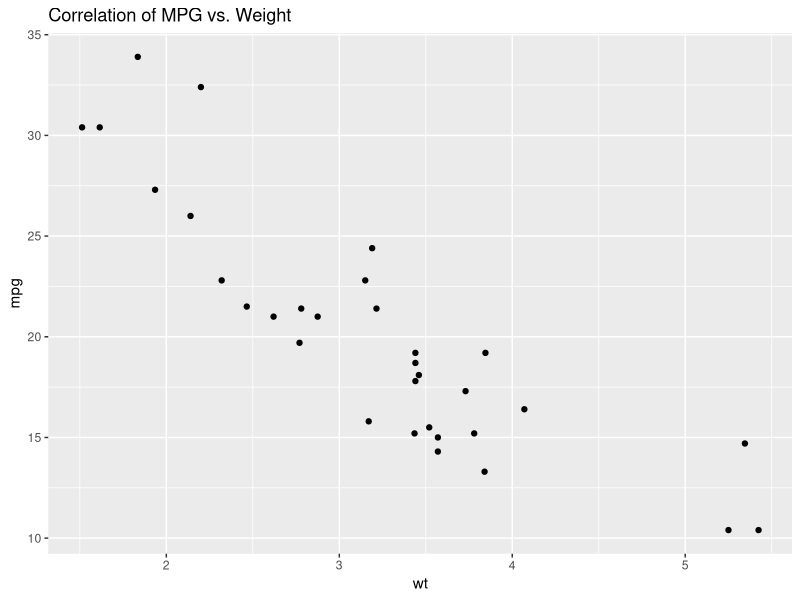
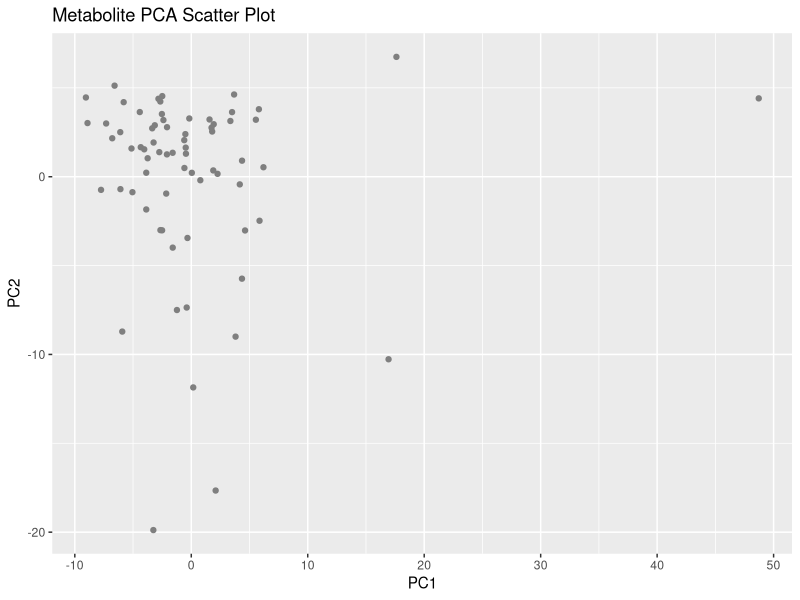

The R script that drew these images, in order:
## ---- chunk 1
#Problem #4

library(ggplot2)
data("mtcars")

#Calculate correlation between mpg and wt
cor_mpg_wt <- cor(mtcars$mpg, mtcars$wt)

#Plot correlation onto scatter plot
ggplot(mtcars, aes(x = wt, y = mpg)) +
  geom_point() +
  labs(title = "Correlation of MPG vs. Weight")
## ---- chunk 2
#Problem #5

setwd("C:/Users/kathryn.poniatowski/OneDrive - Mass Transport Authority, Flint/UofM/CSC 587/Poniatowski-HW2")

#Import test data into dataframe
metabolite <- read.csv("metabolite.csv")

#Calculate missing precentage in columns
missing_percentage <- colMeans(is.na(metabolite))

#Drop columns with over 75% missing
metabolite_columns <- missing_percentage <= 0.75

#Assign columns to amended dataframe
metabolite_amended <- metabolite[, metabolite_columns]

# Replace missing values in remaining columns with the median of the column
metabolite_amended <- metabolite_amended
for (col in colnames(metabolite_amended)) {
  # Calculate the median excluding NA values
  median_value <- median(metabolite_amended[[col]], na.rm = TRUE)
  
  # Replace NA values with the median
  metabolite_amended[[col]][is.na(metabolite_amended[[col]])] <- median_value
}

head(metabolite_amended)
## ---- chunk 3
library(ggplot2)
library(stats)

# Exclude non-numeric columns from the dataframe
numeric_data <- metabolite_amended[sapply(metabolite_amended, is.numeric)]

# Perform PCA on the numeric data (excluding the Label column if it exists)
pca <- prcomp(numeric_data, scale. = TRUE)

# Get the first two principal components (PC1, PC2)
pca_data <- as.data.frame(pca$x[, 1:2])

# Add the 'Label' column from the original dataframe to the PCA data
pca_data$Label <- metabolite_amended$Label

# Plotting the scatter plot of PC1 vs PC2, colored by 'Label'
ggplot(pca_data, aes(x = PC1, y = PC2, color = Label)) +
  geom_point() +
  labs(title = "Metabolite PCA Scatter Plot") +
  scale_color_manual(values = c("Group1" = "blue", "Group2" = "red"))

